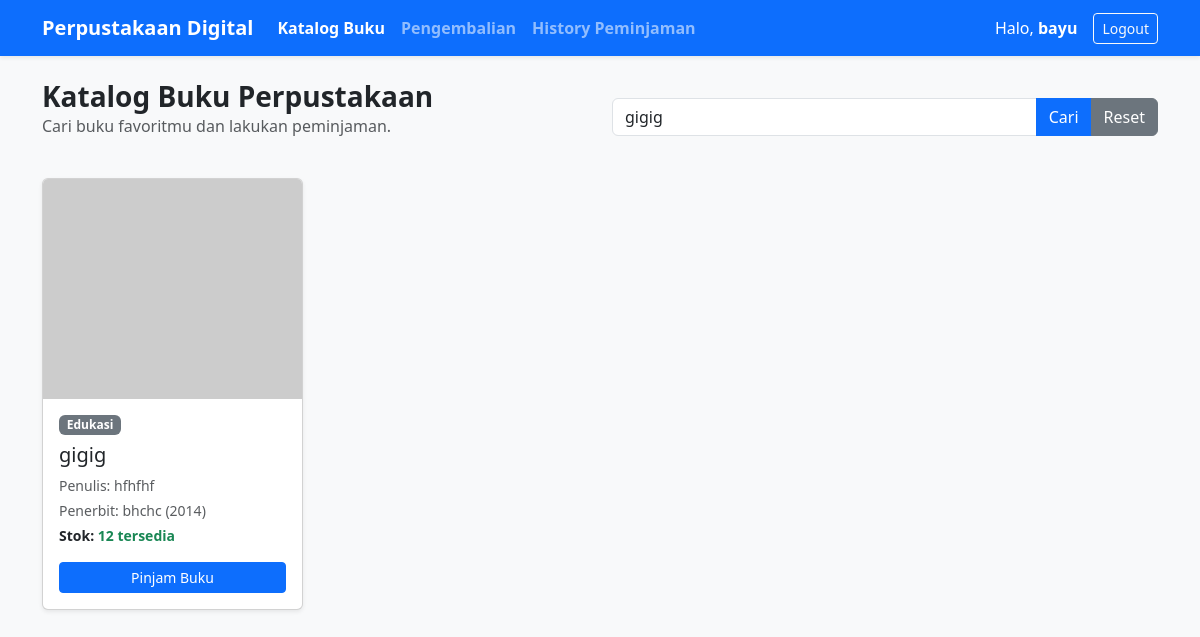
Before: /view/view_user/v_Dashboard_user.php?cari=gigig (signed in) with the older database file.
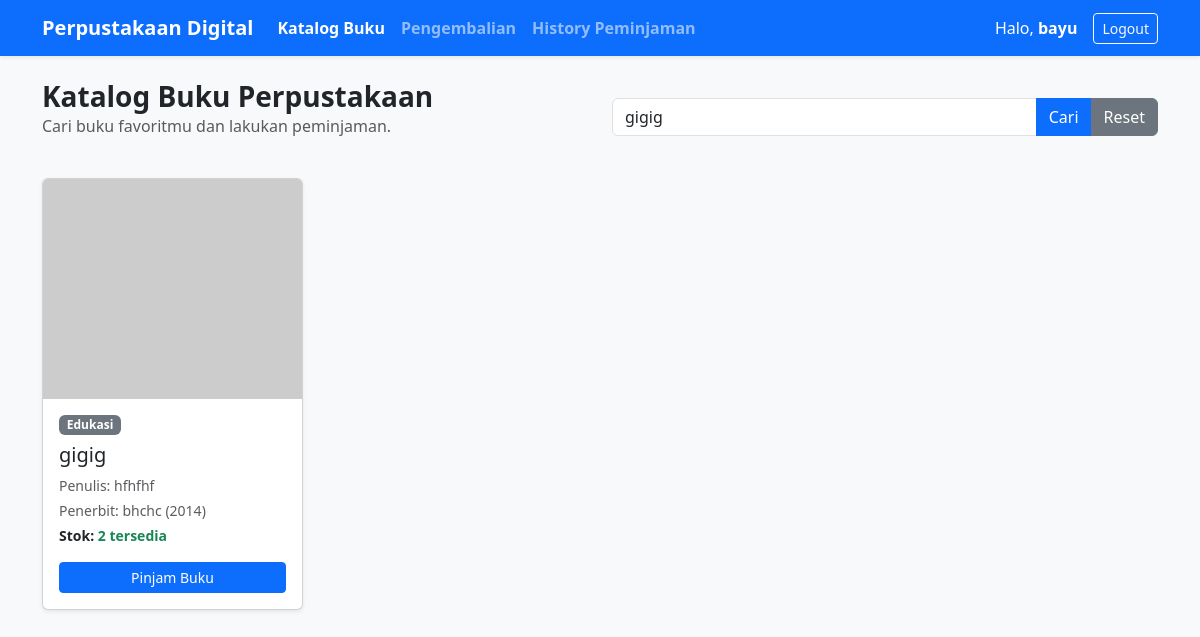
After: the same page with the newer database file.
### tables this page shows
CREATE TABLE `buku` (
  `id_buku` int(11) NOT NULL,
  `judul` varchar(150) NOT NULL,
  `penulis` varchar(100) NOT NULL,
  `penerbit` varchar(100) NOT NULL,
  `tahun_terbit` year(4) NOT NULL,
  `kategori` varchar(20) NOT NULL,
  `stok` int(5) NOT NULL,
  `foto` varchar(100) NOT NULL
);

### view/view_user/v_Dashboard_user.php (the view, shortened to what the changed rows need)
<?php
$db = new Koneksi();
$koneksi = $db->koneksi;
$keyword = isset($_GET['cari']) ? mysqli_real_escape_string($koneksi, $_GET['cari']) : '';
if ($keyword != '') {
    $sql = "SELECT * FROM buku WHERE judul LIKE '%$keyword%' OR penulis LIKE '%$keyword%' OR kategori LIKE '%$keyword%' ORDER BY id_buku DESC";
} else {
    $sql = "SELECT * FROM buku ORDER BY id_buku DESC";
}
$result = $koneksi->query($sql);
?>
<!DOCTYPE html>
<html lang="id">
<head>
    <link href="https://cdn.jsdelivr.net/npm/bootstrap@5.3.0/dist/css/bootstrap.min.css" rel="stylesheet">
</head>
<body class="bg-light">
<div class="container mt-4 mb-5">
    <div class="row">
        <?php
        if ($result && $result->num_rows > 0) {
            while ($row = $result->fetch_assoc()) {
                $foto = (!empty($row['foto']) && $row['foto'] != 'default.jpg') ? '../../assets/img/' . $row['foto'] : 'https://via.placeholder.com/150?text=No+Cover';
        ?>
            <div class="col-md-3 mb-4">
                <div class="card h-100 shadow-sm">
                    <img src="<?= htmlspecialchars($foto); ?>" class="card-img-top" alt="Cover Buku" style="height: 220px; object-fit: cover;">
                    <div class="card-body d-flex flex-column">
                        <span class="badge bg-secondary mb-2 align-self-start"><?= htmlspecialchars($row['kategori']); ?></span>
                        <h5 class="card-title text-truncate" title="<?= htmlspecialchars($row['judul']); ?>"><?= htmlspecialchars($row['judul']); ?></h5>
                        <p class="card-text text-muted small mb-1">Penulis: <?= htmlspecialchars($row['penulis']); ?></p>
                        <p class="card-text text-muted small mb-1">Penerbit: <?= htmlspecialchars($row['penerbit']); ?> (<?= $row['tahun_terbit']; ?>)</p>
                        <p class="card-text small fw-bold mb-3">
                            Stok:
                            <?php if ($row['stok'] > 0): ?>
                                <span class="text-success"><?= $row['stok']; ?> tersedia</span>
                            <?php else: ?>
                                <span class="text-danger">Habis</span>
                            <?php endif; ?>
                        </p>
                        <div class="mt-auto">
                            <?php if ($row['stok'] > 0): ?>
                                <button type="button"
                                        class="btn btn-primary w-100 btn-sm"
                                        data-bs-toggle="modal"
                                        data-bs-target="#modalPinjam<?= $row['id_buku']; ?>">
                                    Pinjam Buku
                                </button>
                            <?php else: ?>
                                <button class="btn btn-secondary w-100 btn-sm" disabled>Stok Habis</button>
                            <?php endif; ?>
                        </div>
                    </div>
                </div>
            </div>
        <?php
            }
        } ?>
    </div>
</div>
</body>
</html>

Changed rows visible on the page:
changed buku "gigig": stok "12" → "2"
